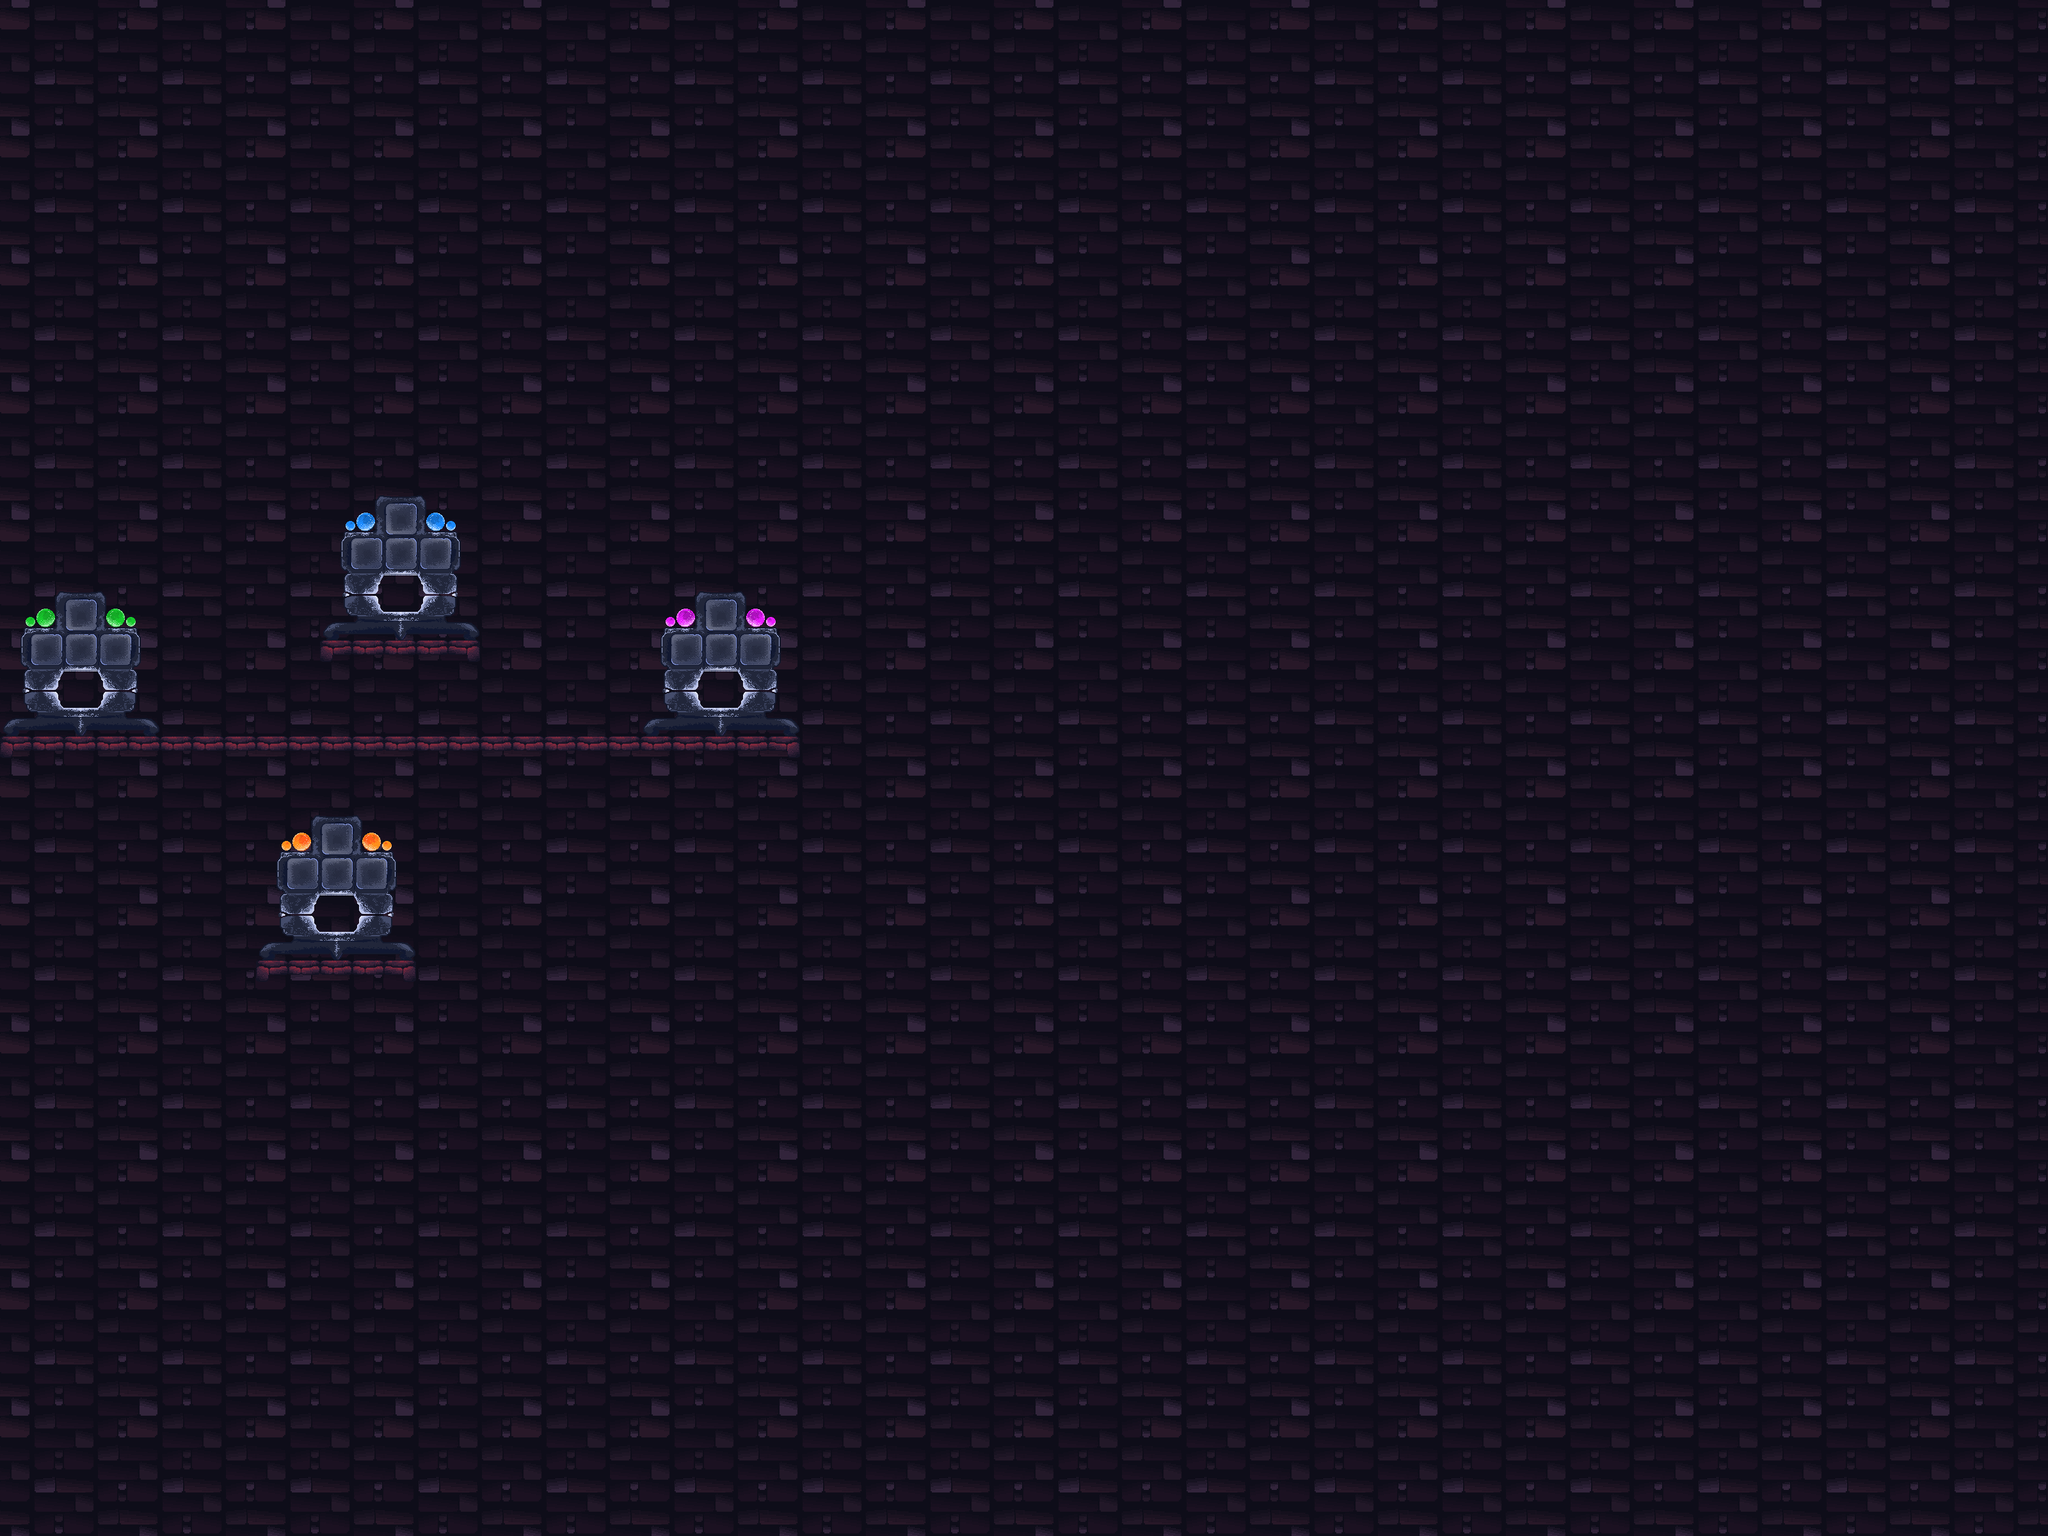

This game map was drawn from its Tiled (.tmx) file and the tilesets committed beside it. A one-line description and the trimmed map source follow:
An orthogonal 64x48 tile map with 50x50 px tiles, 3 tile layers (background, walls, totems), 3 tilesets.

<map version="1.2" tiledversion="1.2.4" orientation="orthogonal" renderorder="right-down" width="64" height="48" tilewidth="50" tileheight="50" infinite="0" nextlayerid="6" nextobjectid="1">
 <tileset firstgid="1" name="background" tilewidth="200" tileheight="200" tilecount="1" columns="0">
  <grid orientation="orthogonal" width="1" height="1" />
  <tile id="0">
   <image width="200" height="200" source="../../client/assets/images/background.gif" />
  </tile>
 </tileset>
 <tileset firstgid="2" name="platforms" tilewidth="50" tileheight="50" tilecount="3" columns="0">
  <grid orientation="orthogonal" width="1" height="1" />
  <tile id="0">
   <image width="50" height="50" source="../../client/assets/images/platform_left.gif" />
  </tile>
  <tile id="1">
   <image width="50" height="50" source="../../client/assets/images/platform_fill.gif" />
  </tile>
  <tile id="2">
   <image width="50" height="50" source="../../client/assets/images/platform_right.gif" />
  </tile>
 </tileset>
 <tileset firstgid="5" name="totems" tilewidth="250" tileheight="249" tilecount="4" columns="0">
  <grid orientation="orthogonal" width="1" height="1" />
  <tile id="0">
   <image width="250" height="249" source="../../client/assets/images/Totem_blue.gif" />
  </tile>
  <tile id="1">
   <image width="250" height="249" source="../../client/assets/images/Totem_green.gif" />
  </tile>
  <tile id="2">
   <image width="250" height="249" source="../../client/assets/images/Totem_orange.gif" />
  </tile>
  <tile id="3">
   <image width="250" height="249" source="../../client/assets/images/Totem_purple.gif" />
  </tile>
 </tileset>
 <layer id="1" name="background" width="64" height="48" opacity="0.7">
  <data>[3072 cells, 192 non-empty, 1 distinct tile ids]</data>
 </layer>
 <layer id="3" name="walls" width="64" height="48">
  <data>[3072 cells, 35 non-empty, 3 distinct tile ids]</data>
 </layer>
 <layer id="5" name="totems" width="64" height="48">
  <data>[3072 cells, 4 non-empty, 4 distinct tile ids]</data>
 </layer>
</map>